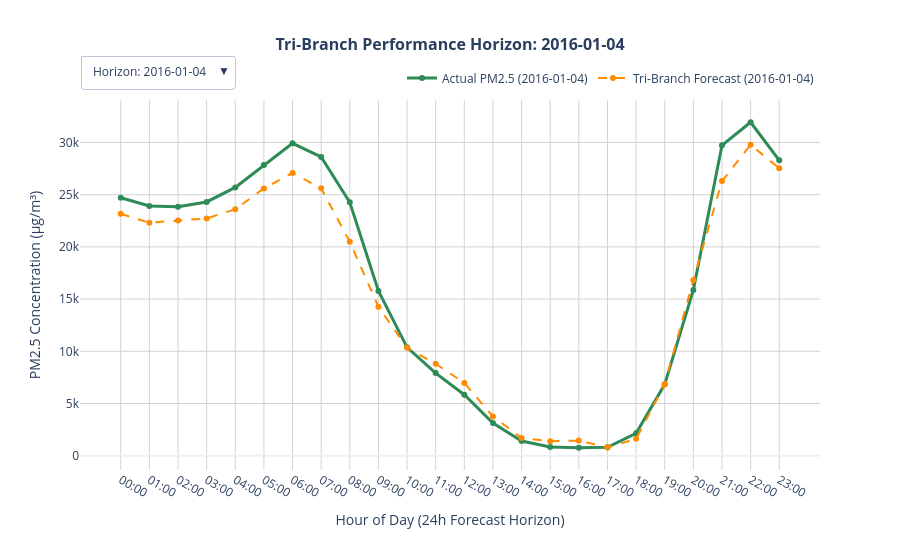

Notebook code for this chart:
### Code cell
plot_tri_branch_horizons(
    true_ground_truth_all=true_ground_truth_all,
    true_predictions_all=true_predictions_all,
    df=temporal_df,
    INPUT_WINDOW=LOOKBACK,
    OUTPUT_WINDOW=FORECAST
)

### Figure 1 — Plotly figure (JSON) as saved in the notebook; plotly's stock layout.template omitted (floating-point values rounded to 4 significant figures)
{"data": [{"line": {"color": "seagreen", "width": 3}, "mode": "lines+markers", "name": "Actual PM2.5 (2016-01-04)", "type": "scatter", "visible": true, "x": ["00:00", "01:00", "02:00", "03:00", "04:00", "05:00", "06:00", "07:00", "08:00", "09:00", "10:00", "11:00", "12:00", "13:00", "14:00", "15:00", "16:00", "17:00", "18:00", "19:00", "20:00", "21:00", "22:00", "23:00"], "y": [24710.0, 23920.0, 23840.0, 24300.0, 25690.0, 27830.0, 29920.0, 28610.0, 24270.0, 15780.0, 10380.0, 7912.0, 5843.0, 3137.0, 1411.0, 833.7, 765.0, 808.7, 2154.0, 6835.0, 15870.0, 29730.0, 31940.0, 28290.0]}, {"line": {"color": "darkorange", "dash": "dash", "width": 2}, "mode": "lines+markers", "name": "Tri‑Branch Forecast (2016-01-04)", "type": "scatter", "visible": true, "x": ["00:00", "01:00", "02:00", "03:00", "04:00", "05:00", "06:00", "07:00", "08:00", "09:00", "10:00", "11:00", "12:00", "13:00", "14:00", "15:00", "16:00", "17:00", "18:00", "19:00", "20:00", "21:00", "22:00", "23:00"], "y": [23170.0, 22310.0, 22520.0, 22720.0, 23610.0, 25600.0, 27090.0, 25620.0, 20490.0, 14270.0, 10340.0, 8806.0, 6970.0, 3760.0, 1691.0, 1381.0, 1449.0, 796.2, 1616.0, 6850.0, 16840.0, 26300.0, 29780.0, 27520.0]}, {"line": {"color": "seagreen", "width": 3}, "mode": "lines+markers", "name": "Actual PM2.5 (2016-01-06)", "type": "scatter", "visible": false, "x": ["02:00", "03:00", "04:00", "05:00", "06:00", "07:00", "08:00", "09:00", "10:00", "11:00", "12:00", "13:00", "14:00", "15:00", "16:00", "17:00", "18:00", "19:00", "20:00", "21:00", "22:00", "23:00", "00:00", "01:00"], "y": [24510.0, 24360.0, 26120.0, 28430.0, 30180.0, 28570.0, 24580.0, 17010.0, 12370.0, 9422.0, 7587.0, 4017.0, 1910.0, 1489.0, 1352.0, 1302.0, 2272.0, 6230.0, 14200.0, 27810.0, 31560.0, 28630.0, 24430.0, 23820.0]}, {"line": {"color": "darkorange", "dash": "dash", "width": 2}, "mode": "lines+markers", "name": "Tri‑Branch Forecast (2016-01-06)", "type": "scatter", "visible": false, "x": ["02:00", "03:00", "04:00", "05:00", "06:00", "07:00", "08:00", "09:00", "10:00", "11:00", "12:00", "13:00", "14:00", "15:00", "16:00", "17:00", "18:00", "19:00", "20:00", "21:00", "22:00", "23:00", "00:00", "01:00"], "y": [24380.0, 24800.0, 25790.0, 27610.0, 29230.0, 28500.0, 24100.0, 17800.0, 12360.0, 9213.0, 7195.0, 5095.0, 2933.0, 1464.0, 1045.0, 734.3, 1399.0, 5619.0, 13930.0, 23330.0, 28660.0, 28130.0, 25440.0, 24190.0]}, {"line": {"color": "seagreen", "width": 3}, "mode": "lines+markers", "name": "Actual PM2.5 (2016-01-08)", "type": "scatter", "visible": false, "x": ["04:00", "05:00", "06:00", "07:00", "08:00", "09:00", "10:00", "11:00", "12:00", "13:00", "14:00", "15:00", "16:00", "17:00", "18:00", "19:00", "20:00", "21:00", "22:00", "23:00", "00:00", "01:00", "02:00", "03:00"], "y": [28080.0, 29930.0, 30900.0, 29200.0, 25250.0, 18380.0, 12230.0, 10730.0, 10120.0, 5921.0, 3184.0, 2329.0, 1876.0, 1542.0, 1614.0, 2744.0, 5634.0, 10160.0, 16680.0, 23880.0, 27060.0, 27980.0, 27760.0, 27650.0]}, {"line": {"color": "darkorange", "dash": "dash", "width": 2}, "mode": "lines+markers", "name": "Tri‑Branch Forecast (2016-01-08)", "type": "scatter", "visible": false, "x": ["04:00", "05:00", "06:00", "07:00", "08:00", "09:00", "10:00", "11:00", "12:00", "13:00", "14:00", "15:00", "16:00", "17:00", "18:00", "19:00", "20:00", "21:00", "22:00", "23:00", "00:00", "01:00", "02:00", "03:00"], "y": [28390.0, 28360.0, 27670.0, 26060.0, 23180.0, 19100.0, 14740.0, 11260.0, 8655.0, 6494.0, 3821.0, 1625.0, 418.9, -321.1, -315.7, 1073.0, 5186.0, 11650.0, 18000.0, 22390.0, 24850.0, 26110.0, 27010.0, 27330.0]}, {"line": {"color": "seagreen", "width": 3}, "mode": "lines+markers", "name": "Actual PM2.5 (2016-01-10)", "type": "scatter", "visible": false, "x": ["06:00", "07:00", "08:00", "09:00", "10:00", "11:00", "12:00", "13:00", "14:00", "15:00", "16:00", "17:00", "18:00", "19:00", "20:00", "21:00", "22:00", "23:00", "00:00", "01:00", "02:00", "03:00", "04:00", "05:00"], "y": [24390.0, 20710.0, 16220.0, 11810.0, 8654.0, 6320.0, 4326.0, 2778.0, 1211.0, 830.5, 671.4, 814.9, 2085.0, 6657.0, 14930.0, 28550.0, 31210.0, 28380.0, 24700.0, 24080.0, 23750.0, 24220.0, 25560.0, 27890.0]}, {"line": {"color": "darkorange", "dash": "dash", "width": 2}, "mode": "lines+markers", "name": "Tri‑Branch Forecast (2016-01-10)", "type": "scatter", "visible": false, "x": ["06:00", "07:00", "08:00", "09:00", "10:00", "11:00", "12:00", "13:00", "14:00", "15:00", "16:00", "17:00", "18:00", "19:00", "20:00", "21:00", "22:00", "23:00", "00:00", "01:00", "02:00", "03:00", "04:00", "05:00"], "y": [26600.0, 23210.0, 17970.0, 13280.0, 10250.0, 8147.0, 5884.0, 3957.0, 2638.0, 1314.0, -29.56, -445.1, 1661.0, 7216.0, 16350.0, 24270.0, 27570.0, 27390.0, 26100.0, 24930.0, 24220.0, 24490.0, 25740.0, 26900.0]}, {"line": {"color": "seagreen", "width": 3}, "mode": "lines+markers", "name": "Actual PM2.5 (2016-01-12)", "type": "scatter", "visible": false, "x": ["08:00", "09:00", "10:00", "11:00", "12:00", "13:00", "14:00", "15:00", "16:00", "17:00", "18:00", "19:00", "20:00", "21:00", "22:00", "23:00", "00:00", "01:00", "02:00", "03:00", "04:00", "05:00", "06:00", "07:00"], "y": [23860.0, 16260.0, 11530.0, 8967.0, 6567.0, 3362.0, 1498.0, 1040.0, 986.6, 977.2, 1942.0, 6470.0, 15050.0, 29270.0, 32450.0, 28730.0, 24910.0, 24300.0, 24510.0, 24310.0, 26100.0, 28430.0, 30070.0, 28700.0]}, {"line": {"color": "darkorange", "dash": "dash", "width": 2}, "mode": "lines+markers", "name": "Tri‑Branch Forecast (2016-01-12)", "type": "scatter", "visible": false, "x": ["08:00", "09:00", "10:00", "11:00", "12:00", "13:00", "14:00", "15:00", "16:00", "17:00", "18:00", "19:00", "20:00", "21:00", "22:00", "23:00", "00:00", "01:00", "02:00", "03:00", "04:00", "05:00", "06:00", "07:00"], "y": [23230.0, 16600.0, 11910.0, 9337.0, 6826.0, 3853.0, 1496.0, 716.4, 628.5, 715.3, 1595.0, 6262.0, 15510.0, 24600.0, 29220.0, 28320.0, 25570.0, 24140.0, 24260.0, 24750.0, 25900.0, 28060.0, 30190.0, 29450.0]}, {"line": {"color": "seagreen", "width": 3}, "mode": "lines+markers", "name": "Actual PM2.5 (2016-01-14)", "type": "scatter", "visible": false, "x": ["10:00", "11:00", "12:00", "13:00", "14:00", "15:00", "16:00", "17:00", "18:00", "19:00", "20:00", "21:00", "22:00", "23:00", "00:00", "01:00", "02:00", "03:00", "04:00", "05:00", "06:00", "07:00", "08:00", "09:00"], "y": [17970.0, 11030.0, 7325.0, 4363.0, 2753.0, 1324.0, 1077.0, 1177.0, 2007.0, 5861.0, 15530.0, 26900.0, 28570.0, 27880.0, 26540.0, 26450.0, 26730.0, 26900.0, 28180.0, 29590.0, 30160.0, 27960.0, 22690.0, 17800.0]}, {"line": {"color": "darkorange", "dash": "dash", "width": 2}, "mode": "lines+markers", "name": "Tri‑Branch Forecast (2016-01-14)", "type": "scatter", "visible": false, "x": ["10:00", "11:00", "12:00", "13:00", "14:00", "15:00", "16:00", "17:00", "18:00", "19:00", "20:00", "21:00", "22:00", "23:00", "00:00", "01:00", "02:00", "03:00", "04:00", "05:00", "06:00", "07:00", "08:00", "09:00"], "y": [14800.0, 10990.0, 8330.0, 5893.0, 3782.0, 2577.0, 2182.0, 1574.0, 537.0, 2091.0, 9158.0, 19400.0, 26810.0, 27520.0, 25260.0, 23430.0, 23430.0, 23950.0, 24890.0, 27160.0, 30250.0, 31270.0, 27840.0, 21370.0]}, {"line": {"color": "seagreen", "width": 3}, "mode": "lines+markers", "name": "Actual PM2.5 (2016-01-16)", "type": "scatter", "visible": false, "x": ["12:00", "13:00", "14:00", "15:00", "16:00", "17:00", "18:00", "19:00", "20:00", "21:00", "22:00", "23:00", "00:00", "01:00", "02:00", "03:00", "04:00", "05:00", "06:00", "07:00", "08:00", "09:00", "10:00", "11:00"], "y": [8923.0, 6548.0, 2890.0, 2722.0, 2229.0, 1405.0, 1177.0, 1545.0, 2878.0, 5493.0, 9594.0, 16080.0, 24060.0, 25710.0, 26830.0, 26190.0, 25360.0, 24830.0, 24490.0, 20360.0, 15770.0, 11790.0, 8739.0, 6270.0]}, {"line": {"color": "darkorange", "dash": "dash", "width": 2}, "mode": "lines+markers", "name": "Tri‑Branch Forecast (2016-01-16)", "type": "scatter", "visible": false, "x": ["12:00", "13:00", "14:00", "15:00", "16:00", "17:00", "18:00", "19:00", "20:00", "21:00", "22:00", "23:00", "00:00", "01:00", "02:00", "03:00", "04:00", "05:00", "06:00", "07:00", "08:00", "09:00", "10:00", "11:00"], "y": [8074.0, 5511.0, 3891.0, 3170.0, 2612.0, 1546.0, 918.8, 1856.0, 4129.0, 7675.0, 12430.0, 17310.0, 21790.0, 24880.0, 26560.0, 26980.0, 26810.0, 26440.0, 25230.0, 22480.0, 18700.0, 14780.0, 11310.0, 8145.0]}, {"line": {"color": "seagreen", "width": 3}, "mode": "lines+markers", "name": "Actual PM2.5 (2016-01-18)", "type": "scatter", "visible": false, "x": ["14:00", "15:00", "16:00", "17:00", "18:00", "19:00", "20:00", "21:00", "22:00", "23:00", "00:00", "01:00", "02:00", "03:00", "04:00", "05:00", "06:00", "07:00", "08:00", "09:00", "10:00", "11:00", "12:00", "13:00"], "y": [1339.0, 874.2, 777.5, 821.2, 2628.0, 6657.0, 15800.0, 28990.0, 32200.0, 28550.0, 24090.0, 23470.0, 23490.0, 23970.0, 25400.0, 27970.0, 30190.0, 28750.0, 25360.0, 17950.0, 11420.0, 8963.0, 6542.0, 3333.0]}, {"line": {"color": "darkorange", "dash": "dash", "width": 2}, "mode": "lines+markers", "name": "Tri‑Branch Forecast (2016-01-18)", "type": "scatter", "visible": false, "x": ["14:00", "15:00", "16:00", "17:00", "18:00", "19:00", "20:00", "21:00", "22:00", "23:00", "00:00", "01:00", "02:00", "03:00", "04:00", "05:00", "06:00", "07:00", "08:00", "09:00", "10:00", "11:00", "12:00", "13:00"], "y": [1954.0, 1278.0, 909.2, 479.7, 1577.0, 6173.0, 15540.0, 25410.0, 29470.0, 27880.0, 25070.0, 23840.0, 24170.0, 24730.0, 26010.0, 28480.0, 30420.0, 29560.0, 24590.0, 17570.0, 12480.0, 9609.0, 7439.0, 4824.0]}, {"line": {"color": "seagreen", "width": 3}, "mode": "lines+markers", "name": "Actual PM2.5 (2016-01-20)", "type": "scatter", "visible": false, "x": ["16:00", "17:00", "18:00", "19:00", "20:00", "21:00", "22:00", "23:00", "00:00", "01:00", "02:00", "03:00", "04:00", "05:00", "06:00", "07:00", "08:00", "09:00", "10:00", "11:00", "12:00", "13:00", "14:00", "15:00"], "y": [1380.0, 1330.0, 2644.0, 6404.0, 14630.0, 27760.0, 32240.0, 28710.0, 24750.0, 24000.0, 24110.0, 24870.0, 26690.0, 28170.0, 29250.0, 28600.0, 25730.0, 18760.0, 11970.0, 9403.0, 6869.0, 3646.0, 1692.0, 1305.0]}, {"line": {"color": "darkorange", "dash": "dash", "width": 2}, "mode": "lines+markers", "name": "Tri‑Branch Forecast (2016-01-20)", "type": "scatter", "visible": false, "x": ["16:00", "17:00", "18:00", "19:00", "20:00", "21:00", "22:00", "23:00", "00:00", "01:00", "02:00", "03:00", "04:00", "05:00", "06:00", "07:00", "08:00", "09:00", "10:00", "11:00", "12:00", "13:00", "14:00", "15:00"], "y": [1096.0, 400.4, 835.8, 5691.0, 15340.0, 24020.0, 26990.0, 24960.0, 22370.0, 21970.0, 22610.0, 23140.0, 24340.0, 26580.0, 28460.0, 27280.0, 22140.0, 16030.0, 11760.0, 9358.0, 6960.0, 3908.0, 1894.0, 1343.0]}, {"line": {"color": "seagreen", "width": 3}, "mode": "lines+markers", "name": "Actual PM2.5 (2016-01-22)", "type": "scatter", "visible": false, "x": ["18:00", "19:00", "20:00", "21:00", "22:00", "23:00", "00:00", "01:00", "02:00", "03:00", "04:00", "05:00", "06:00", "07:00", "08:00", "09:00", "10:00", "11:00", "12:00", "13:00", "14:00", "15:00", "16:00", "17:00"], "y": [1667.0, 2887.0, 6033.0, 10040.0, 16730.0, 23720.0, 26490.0, 27700.0, 28080.0, 27530.0, 26810.0, 25560.0, 25550.0, 24700.0, 20760.0, 15380.0, 11490.0, 9313.0, 8982.0, 6370.0, 2834.0, 2703.0, 2182.0, 1392.0]}, {"line": {"color": "darkorange", "dash": "dash", "width": 2}, "mode": "lines+markers", "name": "Tri‑Branch Forecast (2016-01-22)", "type": "scatter", "visible": false, "x": ["18:00", "19:00", "20:00", "21:00", "22:00", "23:00", "00:00", "01:00", "02:00", "03:00", "04:00", "05:00", "06:00", "07:00", "08:00", "09:00", "10:00", "11:00", "12:00", "13:00", "14:00", "15:00", "16:00", "17:00"], "y": [1218.0, 2219.0, 5030.0, 9490.0, 14560.0, 18560.0, 21530.0, 23480.0, 24370.0, 24700.0, 24570.0, 24190.0, 23270.0, 21200.0, 18050.0, 14500.0, 11160.0, 8802.0, 7131.0, 5646.0, 4148.0, 2483.0, 1329.0, 836.1]}, {"line": {"color": "seagreen", "width": 3}, "mode": "lines+markers", "name": "Actual PM2.5 (2016-01-24)", "type": "scatter", "visible": false, "x": ["20:00", "21:00", "22:00", "23:00", "00:00", "01:00", "02:00", "03:00", "04:00", "05:00", "06:00", "07:00", "08:00", "09:00", "10:00", "11:00", "12:00", "13:00", "14:00", "15:00", "16:00", "17:00", "18:00", "19:00"], "y": [15470.0, 28640.0, 31560.0, 27920.0, 24690.0, 24070.0, 23750.0, 24340.0, 25670.0, 27970.0, 29520.0, 28510.0, 23090.0, 14740.0, 10020.0, 7987.0, 5908.0, 3056.0, 1330.0, 874.2, 793.1, 833.7, 2325.0, 6195.0]}, {"line": {"color": "darkorange", "dash": "dash", "width": 2}, "mode": "lines+markers", "name": "Tri‑Branch Forecast (2016-01-24)", "type": "scatter", "visible": false, "x": ["20:00", "21:00", "22:00", "23:00", "00:00", "01:00", "02:00", "03:00", "04:00", "05:00", "06:00", "07:00", "08:00", "09:00", "10:00", "11:00", "12:00", "13:00", "14:00", "15:00", "16:00", "17:00", "18:00", "19:00"], "y": [17500.0, 26070.0, 28270.0, 25210.0, 22290.0, 21160.0, 21220.0, 22050.0, 23830.0, 26050.0, 26810.0, 24850.0, 19640.0, 13570.0, 9934.0, 8177.0, 5977.0, 3093.0, 1088.0, 678.2, 613.4, 459.2, 1918.0, 6776.0]}], "layout": {"height": 550, "hovermode": "x unified", "legend": {"orientation": "h", "x": 1, "xanchor": "right", "y": 1.02, "yanchor": "bottom"}, "title": {"font": {"size": 16}, "text": "<b>Tri‑Branch Performance Horizon: 2016-01-04</b>", "x": 0.5}, "updatemenus": [{"buttons": [{"args": [{"visible": [true, true, false, false, false, false, false, false, false, false, false, false, false, false, false, false, false, false, false, false, false, false]}, {"title": "<b>Tri‑Branch Performance Horizon: 2016-01-04</b>"}], "label": "Horizon: 2016-01-04", "method": "update"}, {"args": [{"visible": [false, false, true, true, false, false, false, false, false, false, false, false, false, false, false, false, false, false, false, false, false, false]}, {"title": "<b>Tri‑Branch Performance Horizon: 2016-01-06</b>"}], "label": "Horizon: 2016-01-06", "method": "update"}, {"args": [{"visible": [false, false, false, false, true, true, false, false, false, false, false, false, false, false, false, false, false, false, false, false, false, false]}, {"title": "<b>Tri‑Branch Performance Horizon: 2016-01-08</b>"}], "label": "Horizon: 2016-01-08", "method": "update"}, {"args": [{"visible": [false, false, false, false, false, false, true, true, false, false, false, false, false, false, false, false, false, false, false, false, false, false]}, {"title": "<b>Tri‑Branch Performance Horizon: 2016-01-10</b>"}], "label": "Horizon: 2016-01-10", "method": "update"}, {"args": [{"visible": [false, false, false, false, false, false, false, false, true, true, false, false, false, false, false, false, false, false, false, false, false, false]}, {"title": "<b>Tri‑Branch Performance Horizon: 2016-01-12</b>"}], "label": "Horizon: 2016-01-12", "method": "update"}, {"args": [{"visible": [false, false, false, false, false, false, false, false, false, false, true, true, false, false, false, false, false, false, false, false, false, false]}, {"title": "<b>Tri‑Branch Performance Horizon: 2016-01-14</b>"}], "label": "Horizon: 2016-01-14", "method": "update"}, {"args": [{"visible": [false, false, false, false, false, false, false, false, false, false, false, false, true, true, false, false, false, false, false, false, false, false]}, {"title": "<b>Tri‑Branch Performance Horizon: 2016-01-16</b>"}], "label": "Horizon: 2016-01-16", "method": "update"}, {"args": [{"visible": [false, false, false, false, false, false, false, false, false, false, false, false, false, false, true, true, false, false, false, false, false, false]}, {"title": "<b>Tri‑Branch Performance Horizon: 2016-01-18</b>"}], "label": "Horizon: 2016-01-18", "method": "update"}, {"args": [{"visible": [false, false, false, false, false, false, false, false, false, false, false, false, false, false, false, false, true, true, false, false, false, false]}, {"title": "<b>Tri‑Branch Performance Horizon: 2016-01-20</b>"}], "label": "Horizon: 2016-01-20", "method": "update"}, {"args": [{"visible": [false, false, false, false, false, false, false, false, false, false, false, false, false, false, false, false, false, false, true, true, false, false]}, {"title": "<b>Tri‑Branch Performance Horizon: 2016-01-22</b>"}], "label": "Horizon: 2016-01-22", "method": "update"}, {"args": [{"visible": [false, false, false, false, false, false, false, false, false, false, false, false, false, false, false, false, false, false, false, false, true, true]}, {"title": "<b>Tri‑Branch Performance Horizon: 2016-01-24</b>"}], "label": "Horizon: 2016-01-24", "method": "update"}], "direction": "down", "pad": {"r": 10, "t": 10}, "showactive": true, "x": 0, "xanchor": "left", "y": 1.15, "yanchor": "top"}], "width": 900, "xaxis": {"gridcolor": "lightgray", "showgrid": true, "title": {"text": "Hour of Day (24h Forecast Horizon)"}}, "yaxis": {"gridcolor": "lightgray", "showgrid": true, "title": {"text": "PM2.5 Concentration (μg/m³)"}}}}
